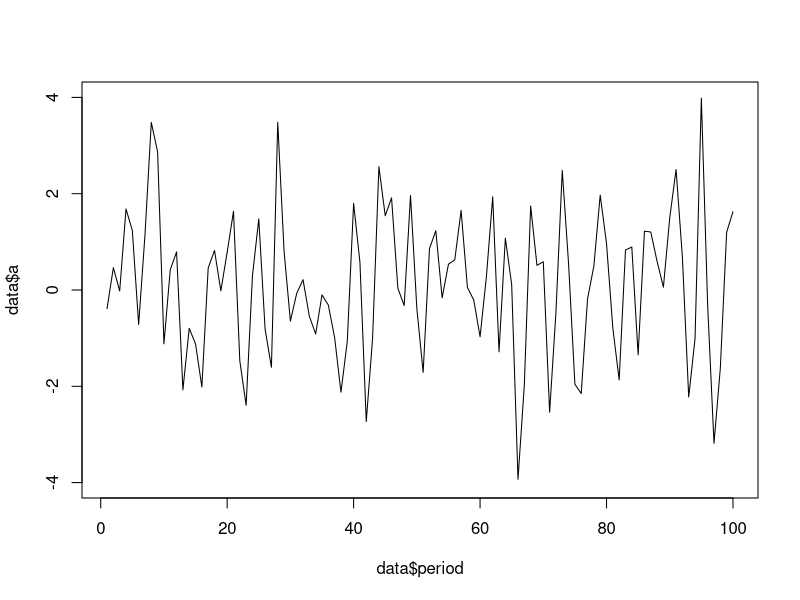
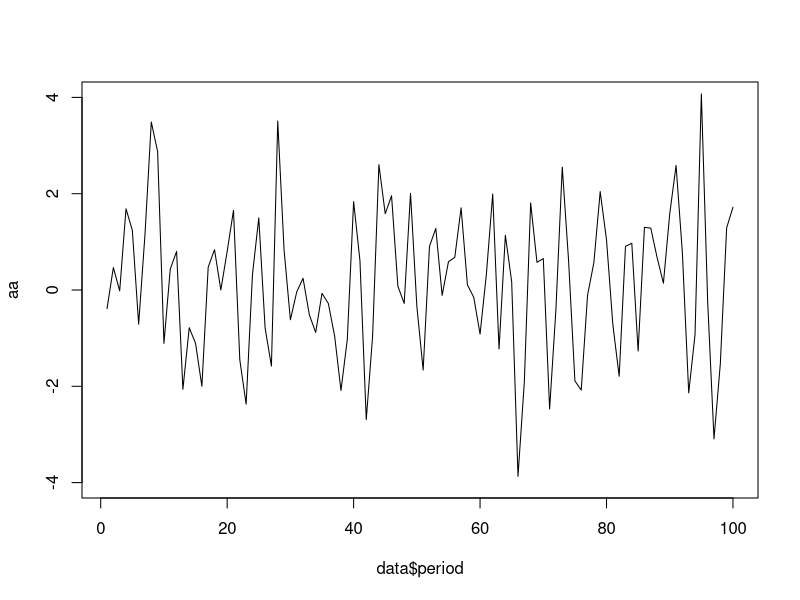
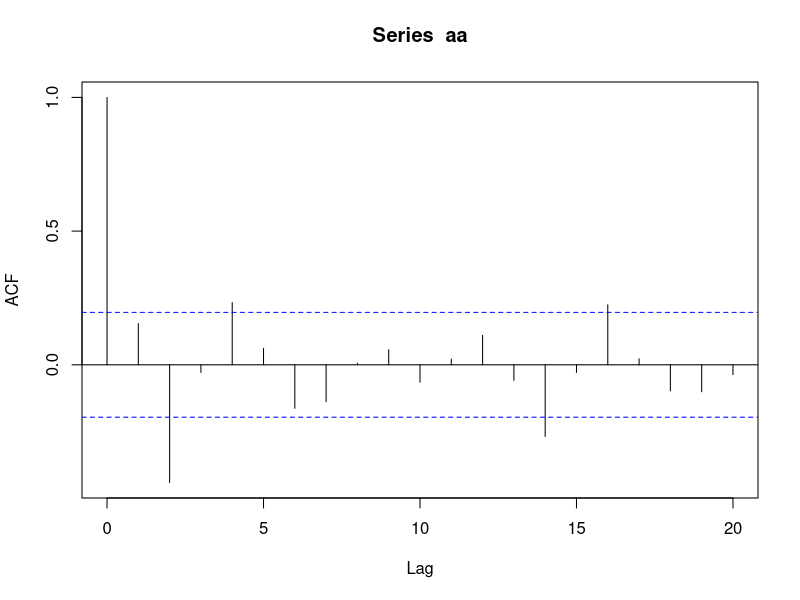
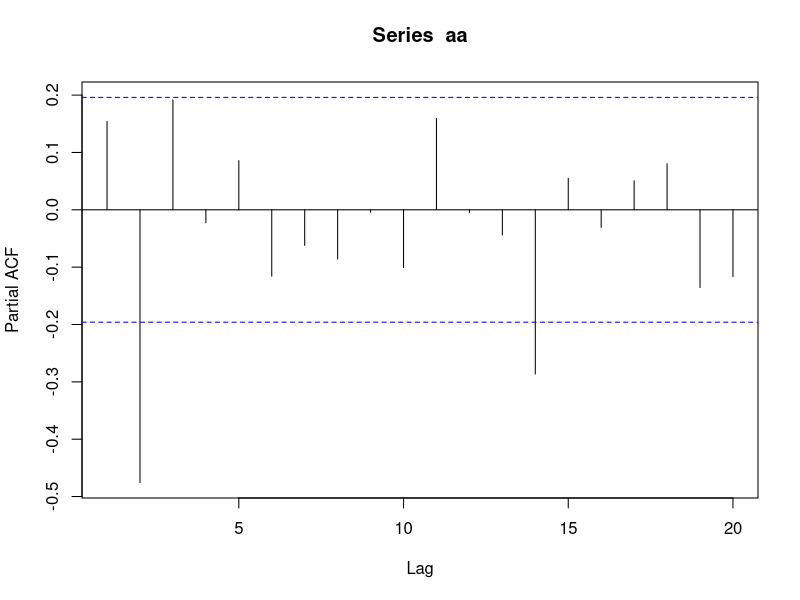
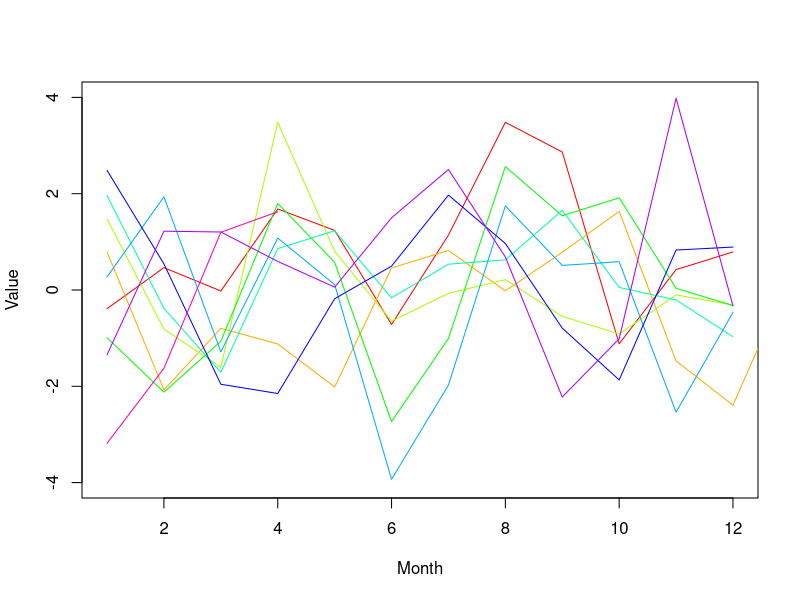

These charts were generated, in order, by the following R code: (Note: this script raises an error after producing the figures.)


data <- read.csv("Data/mysterytsUW.csv")
data$period <- seq(1,100,1)

plot(x=data$period, y=data$a, type="l", ylim=range(-4,4))



#trend
fit.a <- lm(a ~ period, data=data)
summary(fit.a)
beta.a <- fit.a$coefficients[2]


aa<-NULL
for (i in 1:100){
  aa[i] <- data$a[i] - beta.a*data$period[i]
}

detrend.ts <- function(ts=NULL, beta=NULL, period=NULL){
  detrend <- NULL
  for (i in 1:length(ts)){
    detrend[i] <- ts[i] - beta*period[i]
  }
  return(detrend)
}

plot(x=data$period, y=aa, type="l", ylim=range(-4,4))

acf(aa)
pacf(aa)


#seasonality
plot(1,type='n',xlim=c(1,12),ylim=c(-4,4),xlab='Month', ylab='Value')
lines(data$a[1:12], type='l', col=rainbow(9)[1])
lines(data$a[12:24], type='l', col=rainbow(9)[2])
lines(data$a[25:36], type='l', col=rainbow(9)[3])
lines(data$a[37:48], type='l', col=rainbow(9)[4])
lines(data$a[49:60], type='l', col=rainbow(9)[5])
lines(data$a[61:72], type='l', col=rainbow(9)[6])
lines(data$a[73:84], type='l', col=rainbow(9)[7])
lines(data$a[85:96], type='l', col=rainbow(9)[8])
lines(data$a[97:100], type='l', col=rainbow(9)[9])

#Look at the monthly cycle by plotting each year separately

# Make some colors
col <- brewer.pal(8, "Blues")

# Gather the data (sort the number of deaths by month and year in a matrix)
deathmat <- matrix(death,nrow=12,ncol=length(death)/12, byrow=FALSE)

# Repeat them as many times as needed
col <-  as.vector(t(matrix(col, nrow=length(col), ncol=ceiling(ncol(deathmat)/length(col)))))

# Plot each year over the months
matplot(deathmat, type="l", col=col, lty=1, xaxt="n", ylab="deaths", xlab="Month",
        main=expression(paste("Monthly view of accident deaths, UK, 1969-1984")))
axis(1, at=1:12, labels=c("J", "F", "M", "A", "M", "J", "J", "A", "S", "O", "N", "D"))
abline(a=0,b=0,lty="dashed")
#dev.off()



#ARMA
acf(data$a)
pacf(data$a)


#loop
num.index <- seq(1,18,1)

parts <- NULL
for (i in 1:18){
  parts[[i]] <- data[,i]
}

for (i in 1:18){
  plot(x=data$period, y=parts[[i]], type="l", ylim=range(min(parts[[i]]),max(parts[[i]])), main=num.index[i])
}

beta <- NULL
fit <- NULL
summary <- NULL

for (i in 1:18){
  fit[[i]] <- lm(parts[[i]] ~ data$period)
  summary[[i]] <- summary(fit[[i]])
  beta[i] <- fit[[i]]$coefficients[2]
}

#detrend
detrended <- NULL

detrended[[1]] <- detrend.ts(ts=parts[[1]], beta[1], period=data$period)
detrended[[1]]
